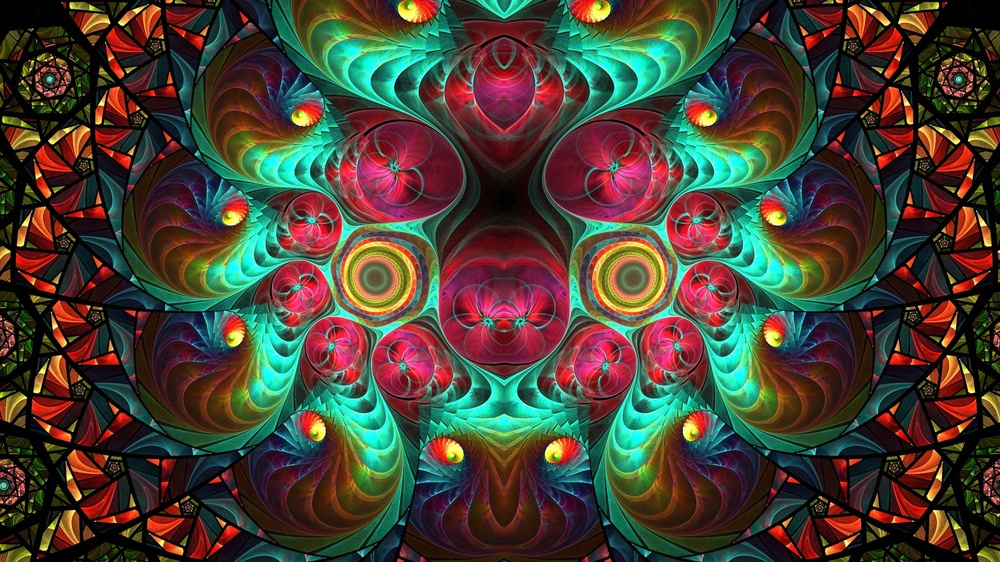
#> input picture OpenCV/pic/op.jpg, 1000 x 562 px, shrunk from 2560 x 1440 before the run, given in place of the camera
$ python lesson6.py
#> lines starting #> are read from the running program, lines starting #| are printed output that depends on the picture; after the words box and inside, x2 and y2 are one past the last pixel; in counts of white or black regions, pixels touching at a corner belong together
# [16 lines of commented-out code are left out]


import cv2
import numpy as np

cap = cv2.VideoCapture(0)
cv2.namedWindow("frame")

while True:
    ret, frame = cap.read()
#> frame is the input picture: shape (562, 1000, 3); mean B, G, R 52.4, 64.6, 72.1
    gray = cv2.cvtColor(frame, cv2.COLOR_BGR2GRAY)
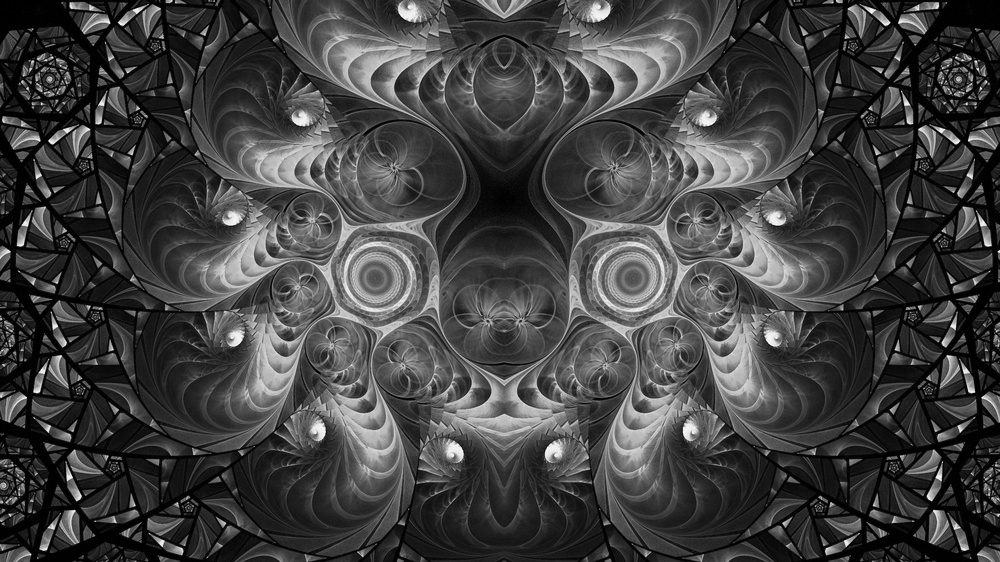
#> gray: shape (562, 1000); min 0, max 248, mean 65.5
    edge = cv2.Canny(gray, 100, 200)
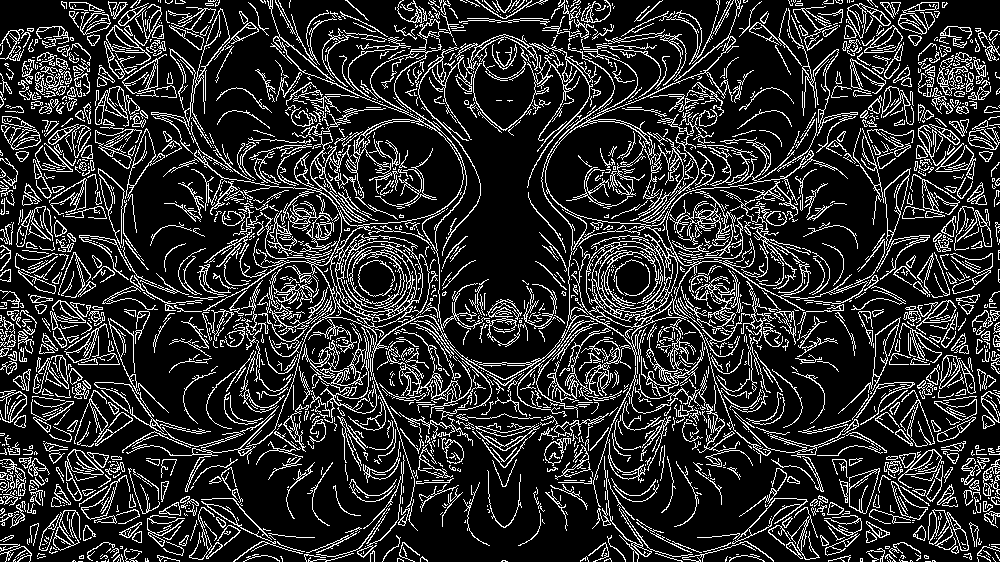
#> edge: shape (562, 1000); 17.8% white in thin lines or dots

    contours, h = cv2.findContours(edge, cv2.RETR_LIST, cv2.CHAIN_APPROX_NONE)
#> contours = 3770 contours, 2964 with area under 20; largest, box (x1, y1, x2, y2) and area: (191, 0, 492, 423) 24801, (310, 120, 464, 227) 10655, (340, 51, 467, 329) 9632, (517, 0, 868, 418) 7660, (592, 246, 678, 313) 4082
    contours = sorted(contours,key=cv2.contourArea,reverse=True)

    cv2.drawContours(frame, [contours[0]], -1, (0,0,255), 5)
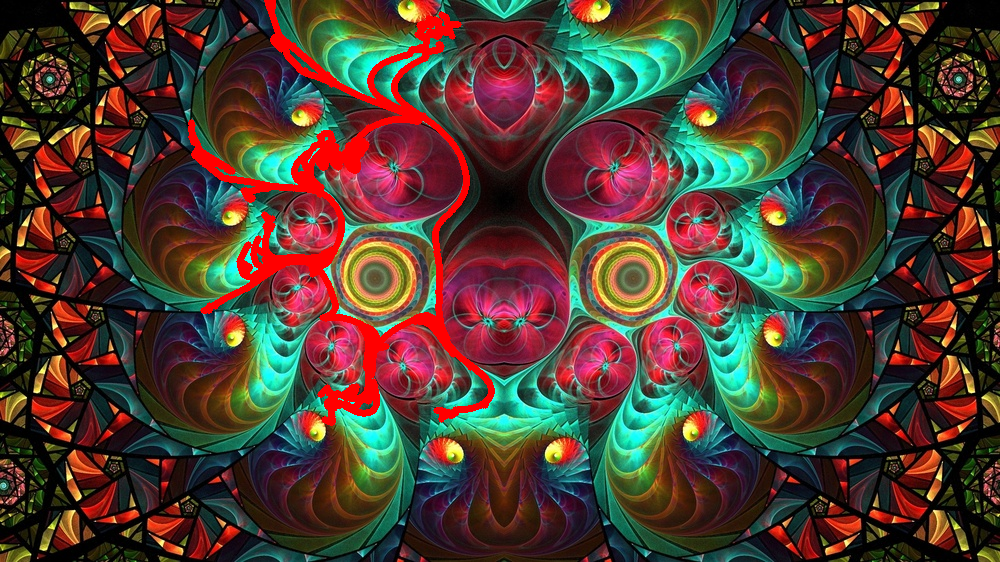
#> frame: shape (562, 1000, 3); 3.27% of pixels changed, all inside (x1, y1, x2, y2) = (188, 0, 495, 426)

    cv2.imshow("frame", frame)
    cv2.imshow("edge", edge)
    k = cv2.waitKey(1) & 0xFF
#> (key Esc is pressed here)
    if k ==27:
        break

cv2.destroyAllWindows()
